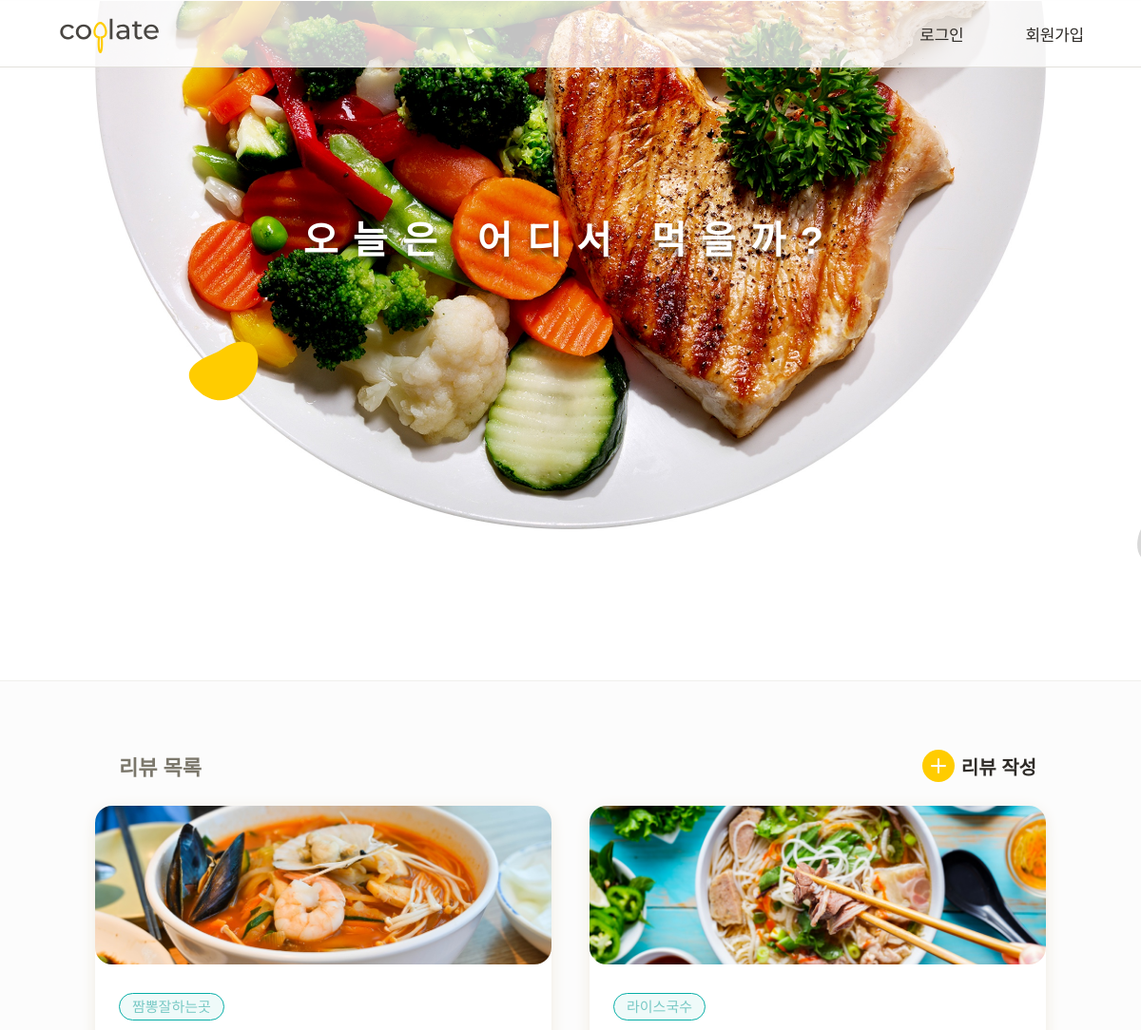
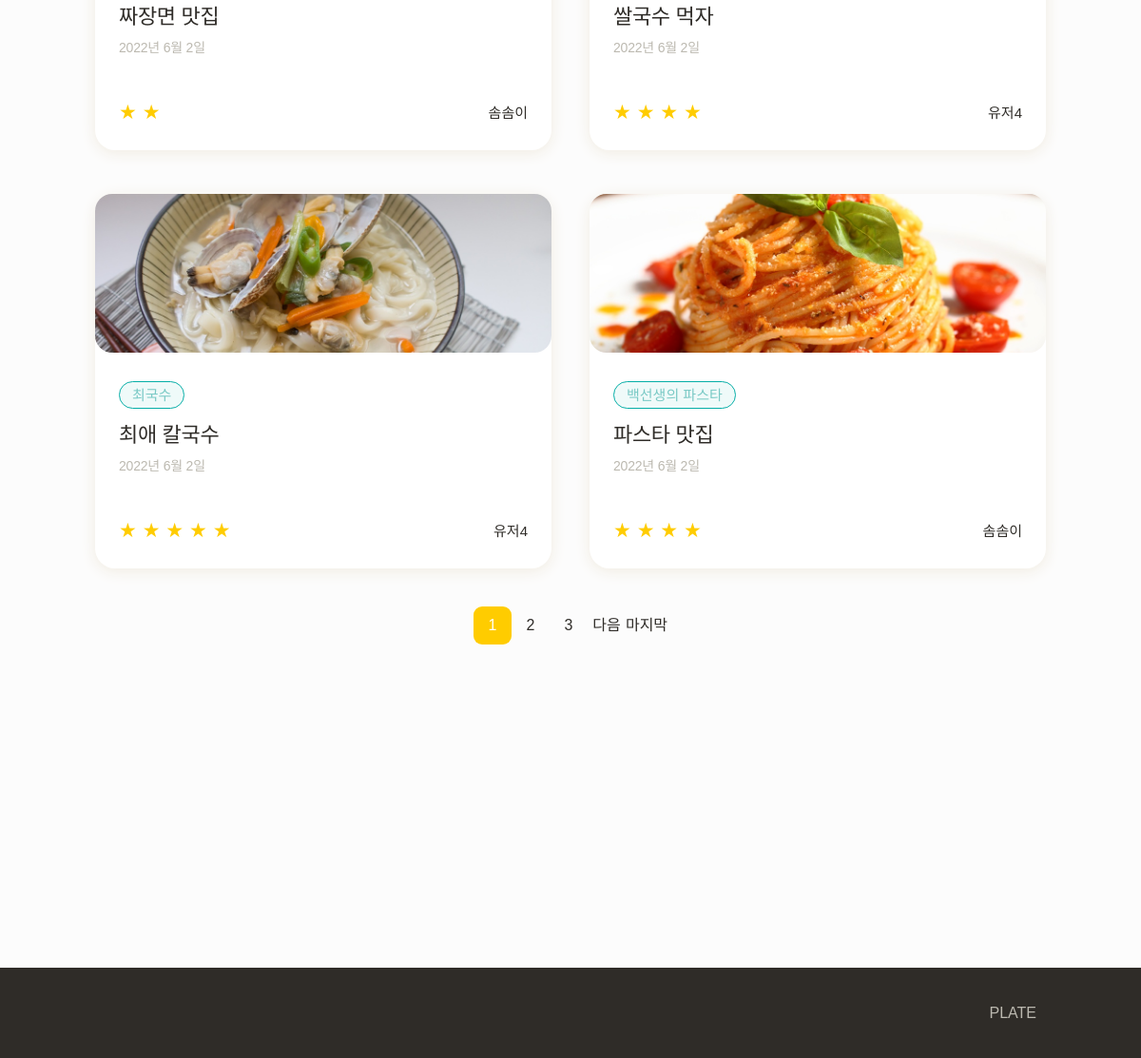
Before: / with the older database file (2 pictures, top to bottom).
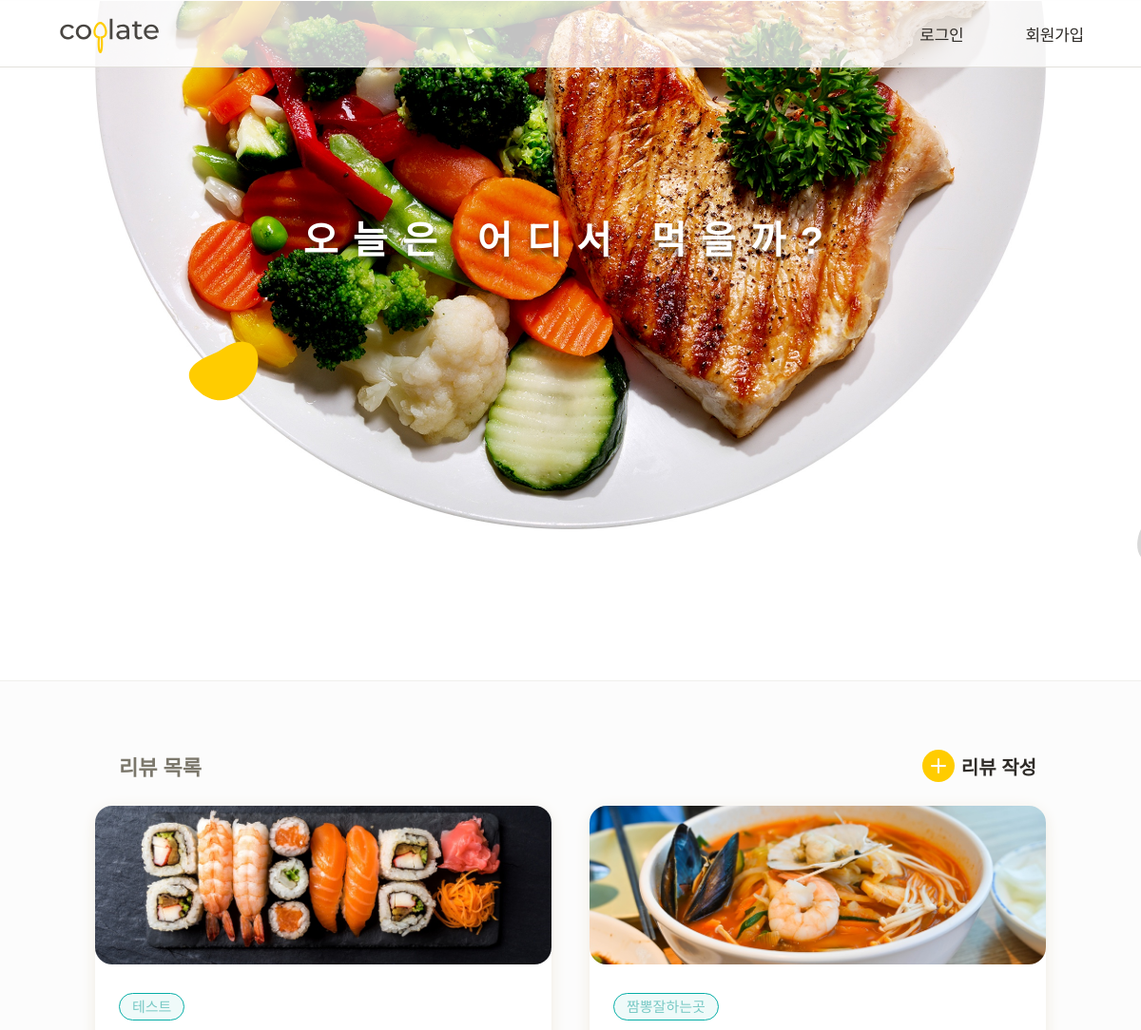
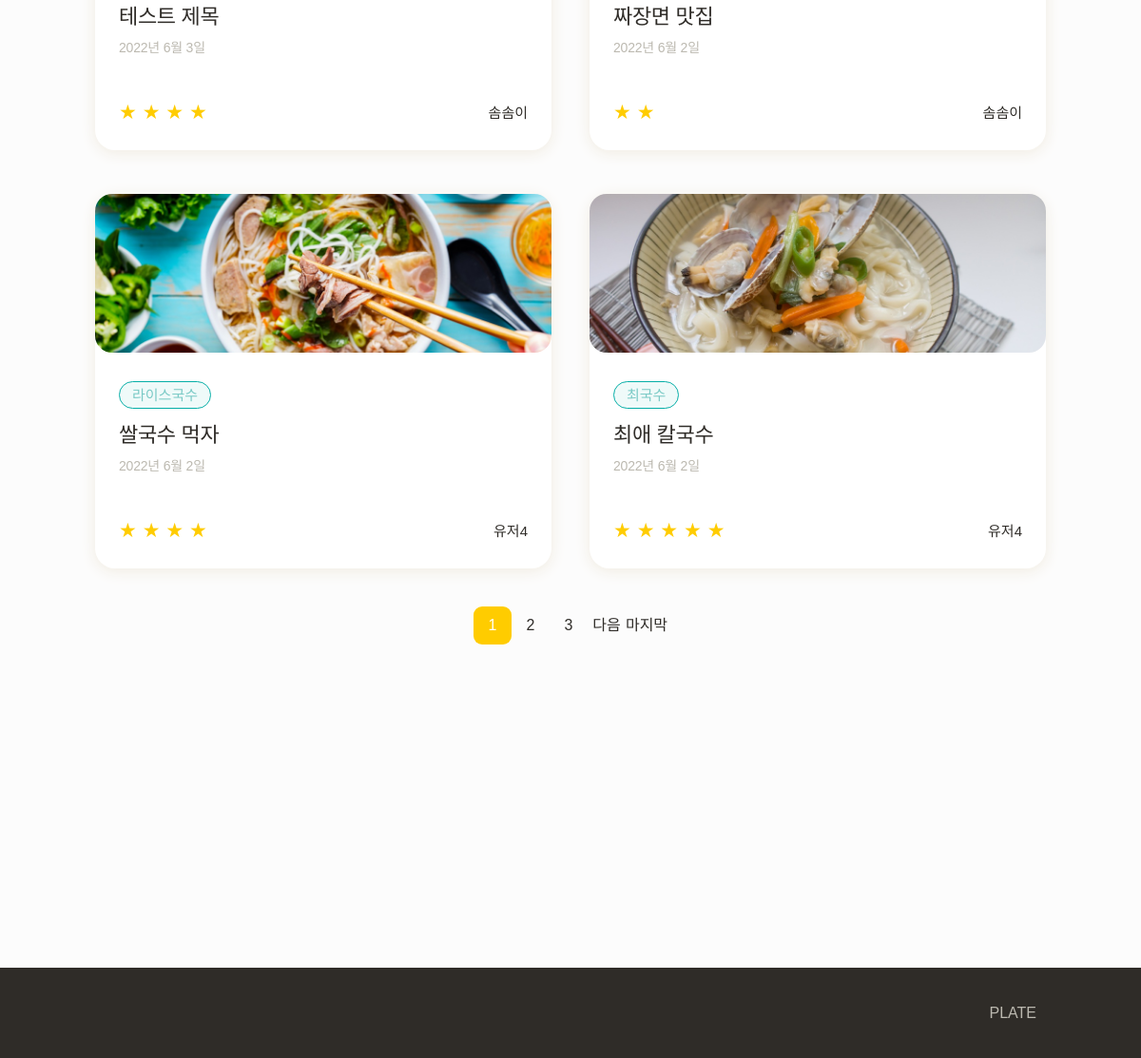
After: the same page with the newer database file (2 pictures, top to bottom).
### plate/models.py (models this page shows, shortened)
class Review(models.Model):
    title = models.CharField(max_length=30)
    store_name = models.CharField(max_length=20)
    store_link = models.URLField(validators=[validate_store_link])
    RATING_CHOICE = [
        (1, "★"),
        (2, "★★"),
        (3, "★★★"),
        (4, "★★★★"),
        (5, "★★★★★"),
    ]
    rating = models.IntegerField(choices=RATING_CHOICE, default=None)
    image_1 = models.ImageField(upload_to="review_pics")
    image_2 = models.ImageField(upload_to="review_pics", blank=True)
    image_3 = models.ImageField(upload_to="review_pics", blank=True)
    content = models.TextField()
    dt_created = models.DateTimeField(auto_now_add=True)
    dt_modified = models.DateTimeField(auto_now=True)
    author = models.ForeignKey(User, on_delete=models.CASCADE)

class User(AbstractUser):
    nickname = models.CharField(max_length=15,
                                unique=True,
                                null=True,
                                validators=[validate_no_special_characters],
                                error_messages={"unique": "이미 사용중인 닉네임 입니다"},
                                )

### plate/views.py (the view)
# urls.py: path('', views.IndexListView.as_view(), name="index"),
class IndexListView(ListView):
    model = Review
    template_name = "plate/index.html"
    context_object_name = "reviews"
    paginate_by = 4
    ordering = ["-dt_created"]

### plate/templates/plate/index.html (shortened to what this page needs)
{% extends "plate_base/base_with_navbar.html" %}
{% block content %}
<main class="site-body">
  <div class="main-header">
    <div class="content">
      <div class="fg"></div>
      <h1>오늘은 어디서 먹을까?</h1>
    </div>
  </div>
  <div class="content-list max-content-width">
    <div class="header">
      <h2>리뷰 목록</h2>
      <a class="cp-ic-button circle newreview" href="{% url 'review-create' %}">리뷰 작성</a>
    </div>
      <div class="contents">
        {% for review in reviews %}
          <a href="{% url 'review-detail' review.id %}">
            <section class="cp-card content">
              <div class="thumb" style="background-image: url('{{ review.image_1.url }}');"></div>
              <div class="body">
                <span class="cp-chip green">{{ review.store_name }}</span>
                <h2 class="title">{{ review.title }}</h2>
                <date class="date">{{ review.dt_created|date:"Y년 n월 j일"}}</date>
                <div class="metadata">
                  <div class="review-rating">
                    <span class="cp-stars">
                      {% for i in ""|ljust:review.rating %}
                        ★
                      {% endfor %}
                    </span>
                  </div>
                  <div class="review-author">
                    <span>{{ review.author.nickname }}</span>
                  </div>
                </div>
              </div>
            </section>
          </a>
        {% empty %}
          <p class="empty">아직 리뷰가 없어요 :(</p>
        {% endfor %}
      </div>
      {% if is_paginated %}
        <footer>
          <ul class="pagination">
            {% for num in page_obj.paginator.page_range %}
              {% if page_obj.number == num %}
                <li class="current">{{ num }}</li>
              {% elif num > page_obj.number|add:'-3' and num < page_obj.number|add:'3' %}
                <li><a href="?page={{ num }}">{{ num }}</a></li>
              {% endif %}
            {% endfor %}
            {% if page_obj.has_next %}
              <li><a href="?page={{ page_obj.next_page_number }}">다음</a></li>
              <li><a href="?page={{ page_obj.paginator.num_pages }}">마지막</a></li>
            {% endif %}
          </ul>
        </footer>
      {% endif %}
  </div>
</main>
{% endblock content %}

### plate/templates/plate_base/base_with_navbar.html (shortened to what this page needs)
{% extends "plate_base/base.html" %}
{% load static %}
{% block header %}
<header class="site-header navbar">
  <div class="content max-width">
    <a href="{% url 'index' %}">
      <img class="logo" src="{% static 'plate/assets/coplate-logo.svg' %}" alt="Plate Logo">
    </a>
    <nav>
      <ul class="navbar">
        {% if user.is_authenticated %}
          <li><a href="{% url 'account_logout' %}">로그아웃</a></li>
        {% else %}
          <li><a href="{% url 'account_login' %}">로그인</a></li>
          <li><a href="{% url 'account_signup' %}">회원가입</a></li>
        {% endif %}
      </ul>
    </nav>
  </div>
</header>
{% endblock header %}
{% block footer %}
<footer class="site-footer">
  <div class="max-content-width content">
    <div>PLATE</div>
  </div>
</footer>
{% endblock footer %}

### plate/templates/plate_base/base.html (shortened to what this page needs)
{% load static %}
<!DOCTYPE html>
<html lang="en" dir="ltr">
  <head>
    <link rel="stylesheet" type="text/css" href="{% static 'plate/styles/style.css' %}">
    <link rel="stylesheet" type="text/css" href="{% static 'plate/styles/theme.css' %}">
  </head>
  <body>
    {% block header %}{% endblock header %}
    {% block content %}{% endblock content %}
    {% block footer %}{% endblock footer %}
  </body>
</html>

### plate/static/plate/styles/style.css (style rules this page uses)
:root { --border: #e3e1dc; --max-width: 1100px; --max-content-width: 1000px; --body-background: #fcfcfc; --site-header-background: rgba(255, 255, 255, 0.76); --navbar: #2f2c28; --site-footer: #bcb9b0; --site-footer-background: #2f2c28; --account-link: #ffcc00; --content-list-contet-date: #bcb9b0; --main-header-background: #fff; --main-header-height: 565px; --main-header-border: #f0efec; --main-header: #fff; --content-list-sub-heading: #7b776b; --content-list-pagination-current: #fff; --content-list-pagination-current-bg: #ffcc00; --review-detail-date: #bcb9b0; --review-detail-side-padding: 8px; --profile-header-edit: #7b776b; --file-content-border: #cccac3; --file-content-background: #fff; }
body { display: flex; min-height: 100vh; flex-direction: column; margin: 0; background-color: var(--body-background); word-break: keep-all; }
body > .site-body { flex: 1 1; }
.site-header.navbar { background-color: var(--site-header-background); border-bottom: solid 1px var(--border); position: sticky; top: 0; left: 0; right: 0; z-index: 2; }
.site-header .content, .site-footer .content { margin: 0 auto; padding: 0 10px; }
.site-header .content { display: flex; height: 70px; justify-content: space-between; align-items: center; }
.site-header .logo { width: 110px; }
ul.navbar { display: flex; margin: 0; padding: 0; list-style: none; }
ul.navbar li ~ li { margin-left: 65px; }
ul.navbar li { font-size: 17px; letter-spacing: -0.26px; color: var(--navbar); }
.site-body { width: 100%; }
.site-footer { color: var(--site-footer); background-color: var(--site-footer-background); }
.site-footer .content { display: flex; justify-content: space-between; align-items: center; min-height: 95px; }
.max-width { max-width: var(--max-width); width: 100%; }
.max-content-width { max-width: var(--max-content-width); width: 100%; }
.content-list { margin: 72px auto 340px; }
.content-list .header { display: flex; justify-content: space-between; align-items: center; margin: 25px 10px 25px 25px; }
.content-list .header h2 { font-size: 22px; color: var(--content-list-sub-heading); margin: 0; }
.content-list .contents { display: grid; grid-template-columns: repeat(2, minmax(0, 1fr)); gap: 46px 40px; }
.content-list .content { min-width: auto; }
.content-list .content .thumb { display: block; height: 167px; border-radius: 18px; background-position: center; background-size: cover; }
.content-list .content .body { padding: 30px 25px; }
.content-list .content .title { font-size: 22px; font-weight: normal; line-height: 33px; letter-spacing: -0.33px; margin: 11px 0 5px; overflow: hidden; white-space: nowrap; text-overflow: ellipsis; }
.content-list .content .date { font-size: 14px; letter-spacing: -0.21px; color: var(--content-list-contet-date); }
.content-list .content .metadata { margin-top: 48px; display: flex; justify-content: space-between; align-items: center; }
.content-list .pagination { display: flex; justify-content: center; margin: 40px 0; padding: 0; list-style: none; }
.content-list .pagination li { min-width: 40px; height: 40px; line-height: 40px; text-align: center; }
.content-list .pagination li.current { border-radius: 9px; background-color: var(--content-list-pagination-current-bg); color: var(--content-list-pagination-current); }
.main-header { margin-top: -70px; border-bottom: 1px solid var(--main-header-border); background-color: var(--main-header-background); position: relative; }
.main-header .content { display: flex; flex-direction: column; justify-content: center; align-items: center; max-width: 1000px; width: 100%; margin: 0 auto; background-size: contain; background-repeat: no-repeat; background-position: top; background-image: url("../assets/main-bg.jpg"); }
.main-header .content > h1 { margin: 220px 10px 437px; text-shadow: 0 5px 5px rgba(0, 0, 0, 0.5); font-size: 40px; letter-spacing: 15.4px; text-align: center; word-break: keep-all; color: var(--main-header); position: relative; z-index: 1; }
.main-header .fg { position: absolute; top: 0; left: 0; right: 0; bottom: 0; z-index: 0; background-repeat: no-repeat; background-position: top; background-size: 1749px; background-image: url("../assets/main-fg.svg"); }
.review-author { display: flex; align-items: center; font-size: 15px; }
.review-rating { display: flex; justify-content: flex-end; align-items: center; }

Changed rows visible on the page:
no longer on this page (row unchanged): Review: image_1 (picture), store_name "백선생의 파스타", title "파스타 맛집", dt_created "2022년 6월 2일", rating 4 (drawn), author.nickname "솜솜이"
added Review: image_1 (picture), store_name "테스트", title "테스트 제목", dt_created "2022년 6월 3일", rating 4 (drawn), author.nickname "솜솜이"
